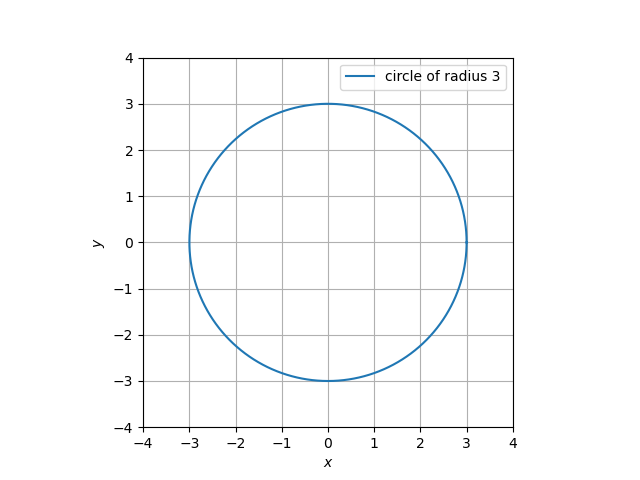

Source code (Python):
#!/usr/pkg/bin/python3.9

#
# Time-stamp: <2022/10/01 22:29:43 (CST) daisuke>
#

# importing numpy module
import numpy

# importing matplotlib module
import matplotlib.backends.backend_agg
import matplotlib.figure

# data to be plotted
radius = 3.0
theta  = numpy.linspace (0.0, 2.0 * numpy.pi, 1001)
data_x = radius * numpy.cos (theta)
data_y = radius * numpy.sin (theta)

# output file name
file_output = 'ai202209_s04_07.png'

# making a fig object
fig = matplotlib.figure.Figure ()

# making a canvas object
canvas = matplotlib.backends.backend_agg.FigureCanvasAgg (fig)

# making an axes object
ax = fig.add_subplot (111)

# making a plot using object-oriented interface
ax.plot (data_x, data_y, label='circle of radius 3')

# setting ranges of x-axis and y-axis
ax.set_xlim (-4.0, +4.0)
ax.set_ylim (-4.0, +4.0)

# setting labels for x-axis and y-axis
ax.set_xlabel ('$x$')
ax.set_ylabel ('$y$')

# setting ticks
ax.set_xticks (numpy.linspace (-4.0, +4.0, 9))
ax.set_yticks (numpy.linspace (-4.0, +4.0, 9))

# showing grid
ax.grid ()

# setting aspect ratio
ax.set_aspect ('equal', 'box')

# adding legend to the plot
ax.legend ()

# saving a plot as a file
fig.savefig (file_output)
